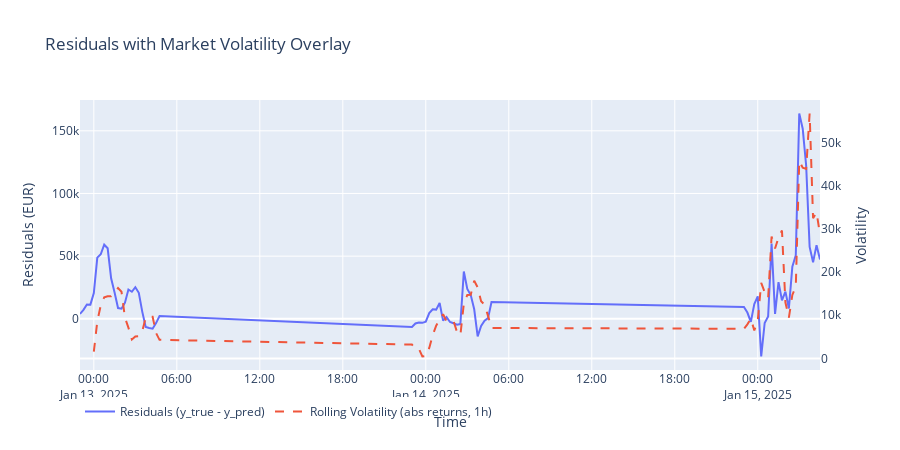

Notebook cell for this chart:
### Code cell
# ---------------------------------------------------------------
# NEW DIAGRAM — Residuals + Volatility Overlay
# ---------------------------------------------------------------

import plotly.graph_objects as go
import numpy as np

print("📊 Plotting residuals with volatility overlay...")

# 1) Rolling volatility (absolute returns)
vol = (y_test.diff().abs().rolling(4).mean())  # 1-hour volatility in 15-min data

fig = go.Figure()

# --- True vs forecast errors ---
fig.add_trace(go.Scatter(
    x=y_test.index,
    y=y_test - y_pred_rf,
    mode="lines",
    name="Residuals (y_true - y_pred)",
    line=dict(width=2)
))

# --- Volatility overlay ---
fig.add_trace(go.Scatter(
    x=y_test.index,
    y=vol,
    mode="lines",
    name="Rolling Volatility (abs returns, 1h)",
    line=dict(width=2, dash="dash"),
    yaxis="y2"
))

fig.update_layout(
    title="Residuals with Market Volatility Overlay",
    xaxis=dict(title="Time"),
    yaxis=dict(title="Residuals (EUR)"),
    yaxis2=dict(
        title="Volatility",
        overlaying="y",
        side="right",
        showgrid=False
    ),
    height=450,
    legend=dict(orientation="h")
)

fig.show()
